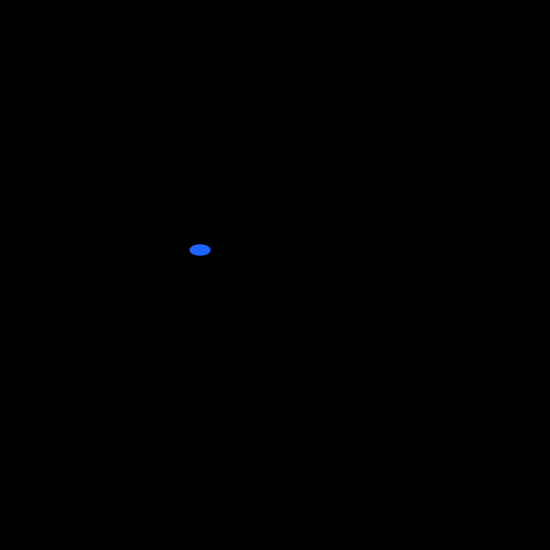
Frame 1 (no input)
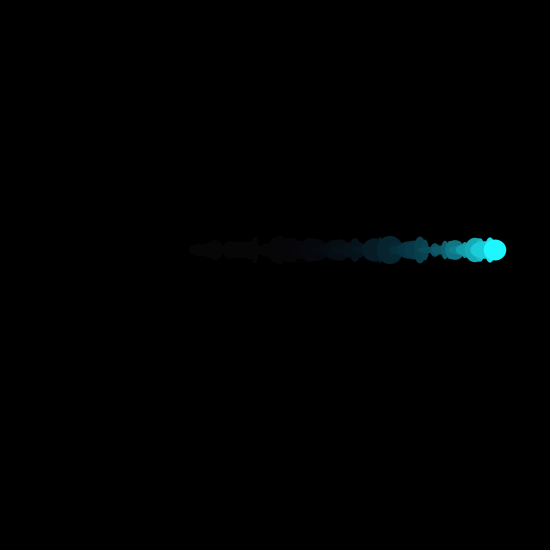
Frame 60 (the mouse pressed at the canvas centre just before this capture)
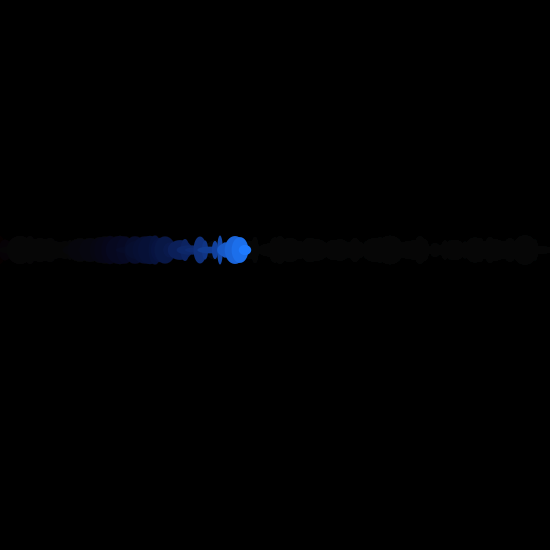
Frame 120 (the mouse held since frame 60 and released just before this capture)

The Processing sketch that drew these frames (run headless with seeded random() and noise(); from frame 60 on, the mouse is pressed at the canvas centre):

// Processing sketch: Loops
// ── Loops.pde
// You don't need to touch setup for this exercise.
void setup() 
{  
  smooth(); // Used to make the pixels smoother 
  size(550, 550); // the width and height of the drawing canvas 
  frameRate(20); // How fast our framerate is
  rectMode(CENTER);
  noStroke();  
  background(0);
}

// This is used for moving the ellipse from left to right 
int CurrentFrame = 200;

void draw() 
{
  /**TODO** 
   Change the background to white by changing the values in the fill method. */
  fill(0, 20); // https://processing.org/reference/fill_.html
  rect(0+width/2, height/2, 550, width);

  // Ellipse colour   
  fill(30, CurrentFrame/2, CurrentFrame*2);

  /** TODO **
   Lets substitute 250 in the ellipse bellow for the 'i' this will be used in the for loop
   https://processing.org/reference/for.html
   for(setting our y value; condition how large you want the y value to get;how much to increase our y value)
   {
   
   }
   */
  ellipse(CurrentFrame, 250, random(5, 30), random(5, 30));


  /** DON'T TOUCH, unlesss you want to... 
   This animates the ellipse to  move accross the screen and then resets it back to 0.
   '%' this is called a module https://py.processing.org/reference/modulo.html */
  CurrentFrame= (CurrentFrame+=5) % width;
}
